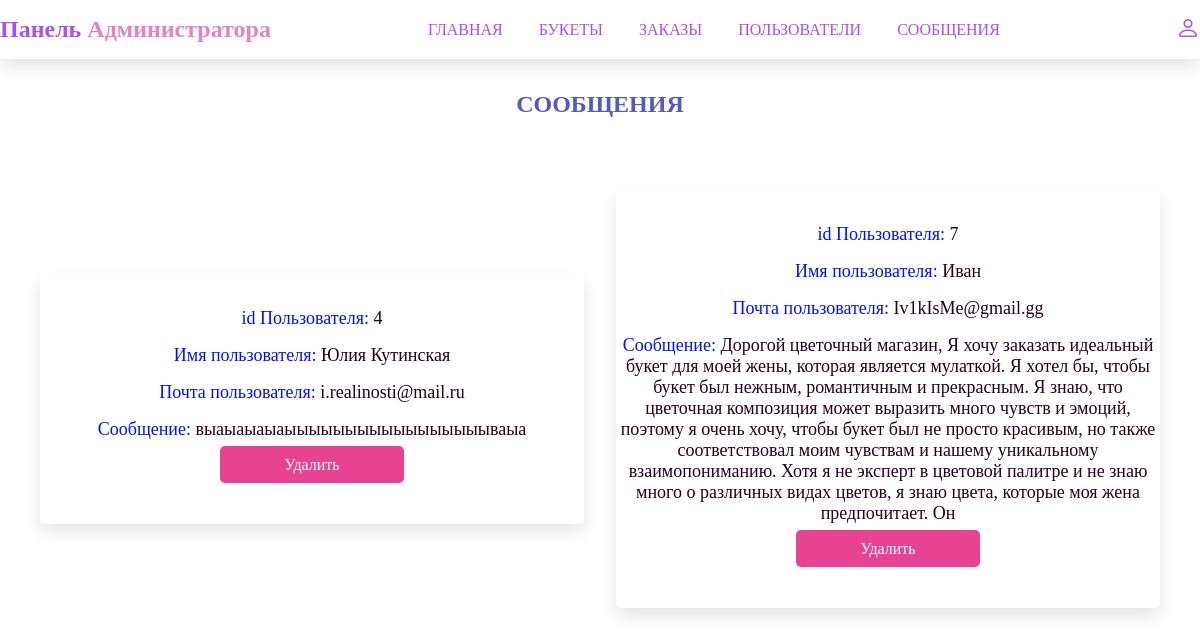
The app's page /admin_message.php (signed in) with its own data.
### tables this page shows
CREATE TABLE IF NOT EXISTS `message` (
  `id` int(11) NOT NULL,
  `user_id` int(11) NOT NULL,
  `name` varchar(255) NOT NULL,
  `email` varchar(255) NOT NULL,
  `number` int(11) NOT NULL,
  `message` varchar(500) NOT NULL
);

### admin_message.php (the view, shortened to what this page needs)
<?php
include 'connection.php';
?>
<!DOCTYPE html>
<html lang="en">
<head>
    <link rel="stylesheet" href="https://cdn.jsdelivr.net/npm/bootstrap-icons@1.10.2/font/bootstrap-icons.css">
    <link rel="stylesheet" type="text/css" href="style.css">
</head>
<body>
    <?php include 'admin_header.php'; ?>
<section class="user_container">
    <h1 class="title">Сообщения</h1>
    <div class="box-container">
    <?php
        $select_message = mysqli_query($conn, "SELECT * FROM message") or die('Error');
        if(mysqli_num_rows($select_message) > 0){
            while($fetch_message = mysqli_fetch_assoc($select_message)){
        ?>
        <div class="box">
            <p>id Пользователя: <span><?php echo $fetch_message['user_id']; ?></span></p>
            <p>Имя пользователя: <span><?php echo $fetch_message['name']; ?></span></p>
            <p>Почта пользователя: <span><?php echo $fetch_message['email']; ?></span></p>
            <p>Сообщение: <span><?php echo $fetch_message['message']; ?> </span></p>
            <a href="admin_message.php?delete=<?php echo $fetch_message['id'] ?>" class="delete" onclick="return confirm('Удалить сообщение?')">Удалить</a>
        </div>
                <?php
            }
        }else{
            echo '<p class="empty">Сообщений ещё нет</p>';
        }
        ?>
    </div>
</section>
</body>
</html>

### style.css (style rules this page uses)
* { margin:0; padding: 0; box-sizing: border-box; }
:root { --white-alpha-40: rgba(255,255,255,0.40); --white-alpha-25: rgba(255, 255, 255, 0.25); --backdrope-filter-blur: blur(5px); --pink: #e84393; --box-shadow: 0 .5rem 1rem rgba(0,0,0,0.1); }
a { text-decoration: none; }
.title { text-align: center; text-transform: uppercase; margin: 2rem 0; color: #545bba; }
.box-container { padding: 2% 8%; display: grid; grid-template-columns: repeat(auto-fit,minmax(18rem,1fr)); justify-content: center; align-items: center; }
.box-container .box { box-shadow: var(--box-shadow); padding: 1rem 0; background: var(--white-alpha-25); border: 2px solid var(--white-alpha-40); margin: 1rem; text-align: center; border-radius: 5px; }
.box-container .box p { font-size: 18px; margin: 1rem 0; color: #0011ff; }
.box-container .box span { font-size: 18px; margin: 1rem 0; color: #24021c; }
.edit, .delete { margin: .5rem; text-transform: capitalize; color: #fff; background: var(--pink); padding: .5rem 2rem; border-radius: 5px; }
.box-container .delete { padding: .6rem 12%; }
.user_container .box-container, .message-container .box-container { padding: 2%; display: grid; grid-template-columns: repeat(auto-fit, minmax(25rem,1fr)); }
.user_container .box-container .box { padding-bottom: 3rem; }

### records on screen
message: user "4", name "Юлия Кутинская", email "i.realinosti@mail.ru", message "выаыаыаыаыыыыыыыыыыыыыыыыываыа"
message: user "7", name "Иван", email "Iv1kIsMe@gmail.gg", message "Дорогой цветочный магазин, Я хочу заказать идеальный букет для моей жены, которая является мулаткой. Я хотел бы, чтобы букет был нежным, романтичным и прекрасным. Я знаю, что цветочная композиция может выразить много чувств и эмоций, поэтому я очень хочу, чтобы букет был не просто красивым, но также соответствовал моим чувствам и нашему уникальному взаимопониманию. Хотя я не эксперт в цветовой палитре и не знаю много о различных видах цветов, я знаю цвета, которые моя жена предпочитает. Он"
